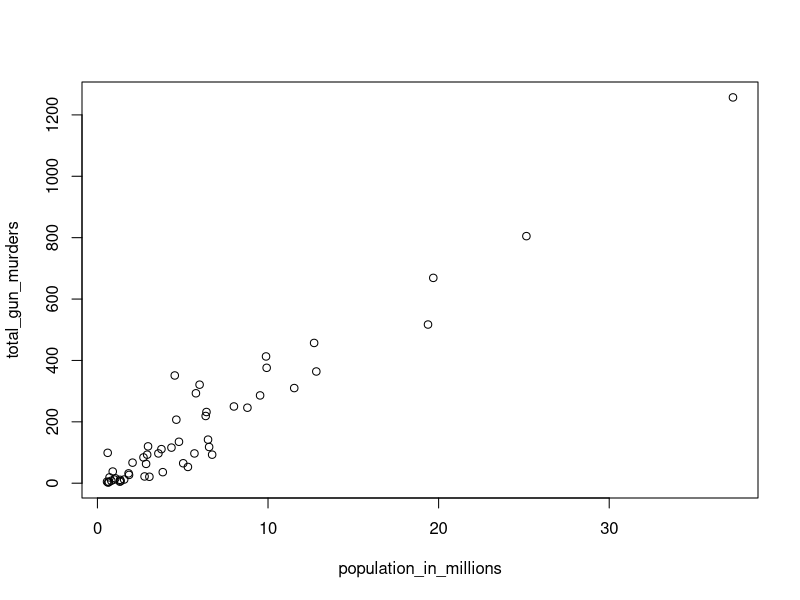
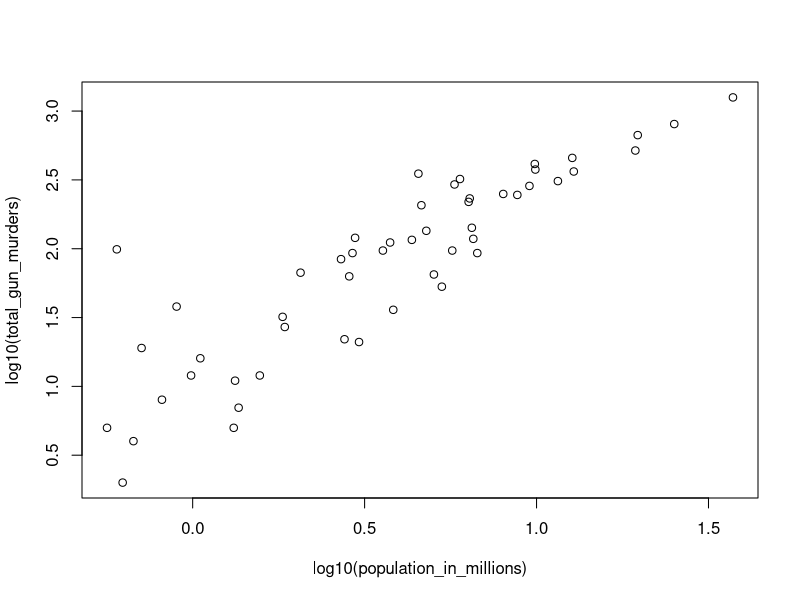
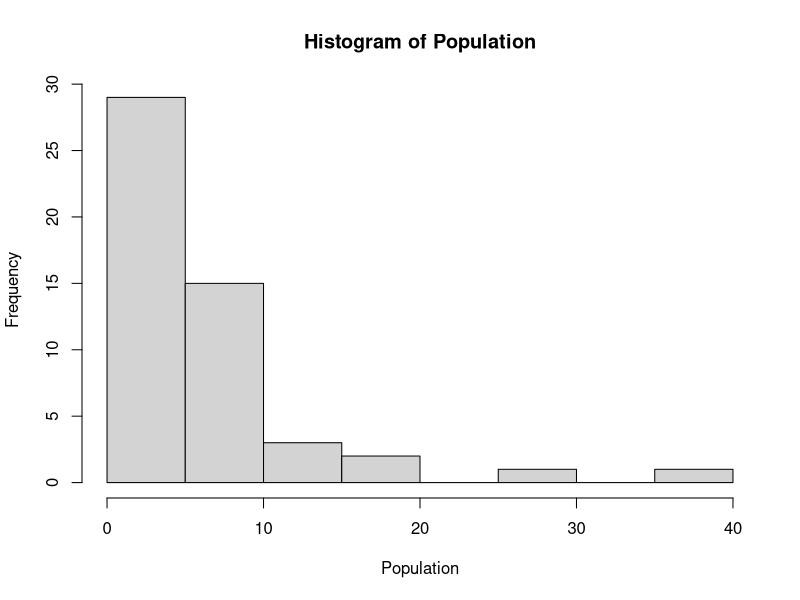
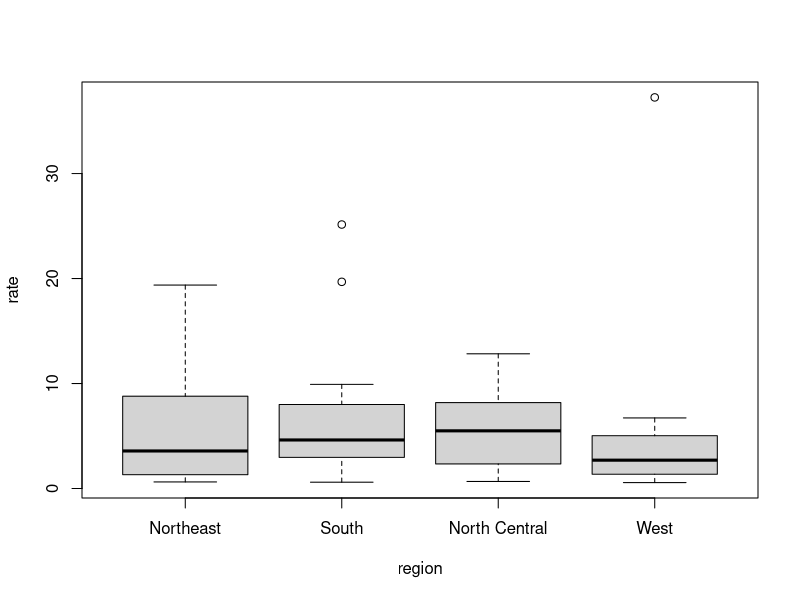

These charts were generated, in order, by the following R code:
## ---- chunk 1
knitr::opts_chunk$set(echo = TRUE)
## ---- chunk 2
library(dslabs)
data("murders")
## ---- chunk 3
pop = murders$population
pop = sort(pop)
pop[1]
## ---- chunk 4
index = order(murders$population)
index[1]
## ---- chunk 5
which.min(murders$population)
## ---- chunk 6
i_min = which.min(murders$population)
murders$state[i_min]
## ---- chunk 7
temp <- c(35, 88, 42, 84, 81, 30)
city <- c("Beijing", "Lagos", "Paris", "Rio de Janeiro",
"San Juan", "Toronto")
city_temps <- data.frame(name = city, temperature = temp)
## ---- chunk 8
temp = murders$state
ranks = rank(murders$population)
my_df <- data.frame(name=temp, ranks)
my_df
## ---- chunk 9
ind = order(my_df$ranks)
new_rank = my_df$ranks[ind]
new_name= my_df$name[ind]
my_df=data.frame(name=new_name, ranks=new_rank)
my_df
## ---- chunk 10
population_in_millions <- murders$population/10^6
total_gun_murders <- murders$total
plot(population_in_millions, total_gun_murders)
## ---- chunk 11
plot(log10(population_in_millions), log10(total_gun_murders))
## ---- chunk 12
Population = murders$population/10^6
hist(Population)
## ---- chunk 13
murders$rate <- with(murders, murders$population/10^6)
boxplot(rate~region, data = murders)
